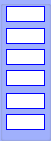
   <widget class="QGroupBox" name="groupBox_2">
    <property name="geometry">
     <rect>
      <x>180</x>
      <y>75</y>
      <width>51</width>
      <height>141</height>
     </rect>
    </property>
    <property name="palette">
     <palette>
      <active>
       <colorrole role="Base">
        <brush brushstyle="SolidPattern">
         <color alpha="255">
          <red>255</red>
          <green>255</green>
          <blue>255</blue>
         </color>
        </brush>
       </colorrole>
       <colorrole role="Window">
        <brush brushstyle="SolidPattern">
         <color alpha="93">
          <red>0</red>
          <green>44</green>
          <blue>255</blue>
         </color>
        </brush>
       </colorrole>
      </active>
      <inactive>
       <colorrole role="Base">
        <brush brushstyle="SolidPattern">
         <color alpha="255">
          <red>255</red>
          <green>255</green>
          <blue>255</blue>
         </color>
        </brush>
       </colorrole>
       <colorrole role="Window">
        <brush brushstyle="SolidPattern">
         <color alpha="93">
          <red>0</red>
          <green>44</green>
          <blue>255</blue>
         </color>
        </brush>
       </colorrole>
      </inactive>
      <disabled>
       <colorrole role="Base">
        <brush brushstyle="SolidPattern">
         <color alpha="93">
          <red>0</red>
          <green>44</green>
          <blue>255</blue>
         </color>
        </brush>
       </colorrole>
       <colorrole role="Window">
        <brush brushstyle="SolidPattern">
         <color alpha="93">
          <red>0</red>
          <green>44</green>
          <blue>255</blue>
         </color>
        </brush>
       </colorrole>
      </disabled>
     </palette>
    </property>
    <property name="styleSheet">
     <string notr="true"/>
    </property>
    <property name="title">
     <string/>
    </property>
    <widget class="QLineEdit" name="ledtPhase1">
     <property name="enabled">
      <bool>true</bool>
     </property>
     <property name="geometry">
      <rect>
       <x>6</x>
       <y>114</y>
       <width>39</width>
       <height>16</height>
      </rect>
     </property>
     <property name="sizePolicy">
      <sizepolicy hsizetype="Expanding" vsizetype="Maximum">
       <horstretch>0</horstretch>
       <verstretch>0</verstretch>
      </sizepolicy>
     </property>
     <property name="font">
      <font>
       <pointsize>8</pointsize>
      </font>
     </property>
     <property name="styleSheet">
      <string notr="true">border: 1px solid rgb(0, 0, 255);</string>
     </property>
     <property name="alignment">
      <set>Qt::AlignCenter</set>
     </property>
     <property name="readOnly">
      <bool>true</bool>
     </property>
    </widget>
    <widget class="QLineEdit" name="ledtDelta1">
     <property name="enabled">
      <bool>true</bool>
     </property>
     <property name="geometry">
      <rect>
       <x>6</x>
       <y>49</y>
       <width>39</width>
       <height>16</height>
      </rect>
     </property>
     <property name="sizePolicy">
      <sizepolicy hsizetype="Expanding" vsizetype="Maximum">
       <horstretch>0</horstretch>
       <verstretch>0</verstretch>
      </sizepolicy>
     </property>
     <property name="font">
      <font>
       <pointsize>8</pointsize>
      </font>
     </property>
     <property name="styleSheet">
      <string notr="true">border: 1px solid rgb(0, 0, 255);</string>
     </property>
     <property name="alignment">
      <set>Qt::AlignCenter</set>
     </property>
     <property name="readOnly">
      <bool>true</bool>
     </property>
    </widget>
    <widget class="QLineEdit" name="ledtBeta1">
     <property name="enabled">
      <bool>true</bool>
     </property>
     <property name="geometry">
      <rect>
       <x>6</x>
       <y>93</y>
       <width>39</width>
       <height>16</height>
      </rect>
     </property>
     <property name="sizePolicy">
      <sizepolicy hsizetype="Expanding" vsizetype="Maximum">
       <horstretch>0</horstretch>
       <verstretch>0</verstretch>
      </sizepolicy>
     </property>
     <property name="font">
      <font>
       <pointsize>8</pointsize>
      </font>
     </property>
     <property name="styleSheet">
      <string notr="true">border: 1px solid rgb(0, 0, 255);</string>
     </property>
     <property name="alignment">
      <set>Qt::AlignCenter</set>
     </property>
     <property name="readOnly">
      <bool>true</bool>
     </property>
    </widget>
    <widget class="QLineEdit" name="ledtEta1">
     <property name="enabled">
      <bool>true</bool>
     </property>
     <property name="geometry">
      <rect>
       <x>6</x>
       <y>28</y>
       <width>39</width>
       <height>16</height>
      </rect>
     </property>
     <property name="sizePolicy">
      <sizepolicy hsizetype="Expanding" vsizetype="Maximum">
       <horstretch>0</horstretch>
       <verstretch>0</verstretch>
      </sizepolicy>
     </property>
     <property name="font">
      <font>
       <pointsize>8</pointsize>
      </font>
     </property>
     <property name="styleSheet">
      <string notr="true">border: 1px solid rgb(0, 0, 255);</string>
     </property>
     <property name="alignment">
      <set>Qt::AlignCenter</set>
     </property>
     <property name="readOnly">
      <bool>true</bool>
     </property>
    </widget>
    <widget class="QLineEdit" name="ledtW01">
     <property name="enabled">
      <bool>true</bool>
     </property>
     <property name="geometry">
      <rect>
       <x>6</x>
       <y>6</y>
       <width>39</width>
       <height>16</height>
      </rect>
     </property>
     <property name="sizePolicy">
      <sizepolicy hsizetype="Expanding" vsizetype="Preferred">
       <horstretch>0</horstretch>
       <verstretch>0</verstretch>
      </sizepolicy>
     </property>
     <property name="font">
      <font>
       <pointsize>8</pointsize>
      </font>
     </property>
     <property name="styleSheet">
      <string notr="true">border: 1px solid rgb(0, 0, 255);

</string>
     </property>
     <property name="alignment">
      <set>Qt::AlignCenter</set>
     </property>
     <property name="readOnly">
      <bool>true</bool>
     </property>
    </widget>
    <widget class="QLineEdit" name="ledtWb1">
     <property name="enabled">
      <bool>true</bool>
     </property>
     <property name="geometry">
      <rect>
       <x>6</x>
       <y>70</y>
       <width>39</width>
       <height>16</height>
      </rect>
     </property>
     <property name="sizePolicy">
      <sizepolicy hsizetype="Expanding" vsizetype="Maximum">
       <horstretch>0</horstretch>
       <verstretch>0</verstretch>
      </sizepolicy>
     </property>
     <property name="font">
      <font>
       <pointsize>8</pointsize>
      </font>
     </property>
     <property name="styleSheet">
      <string notr="true">border: 1px solid rgb(0, 0, 255);</string>
     </property>
     <property name="alignment">
      <set>Qt::AlignCenter</set>
     </property>
     <property name="readOnly">
      <bool>true</bool>
     </property>
    </widget>
   </widget>
